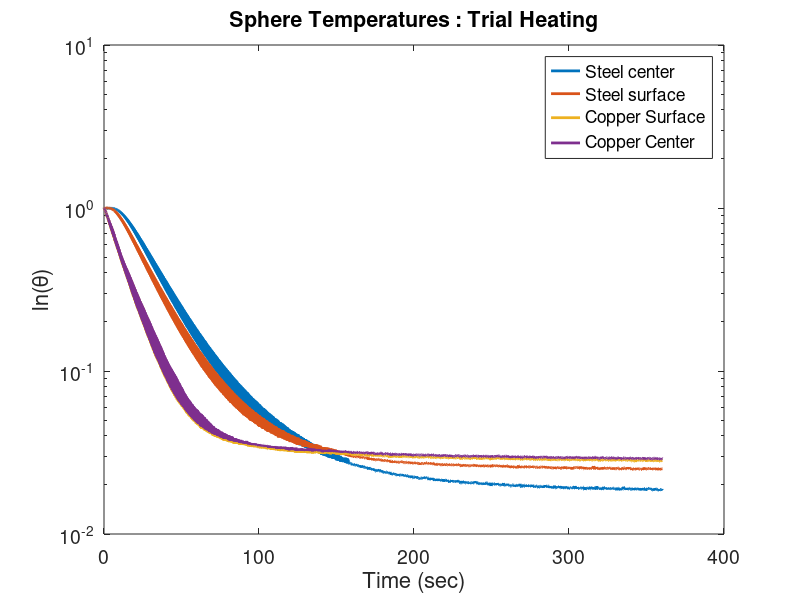
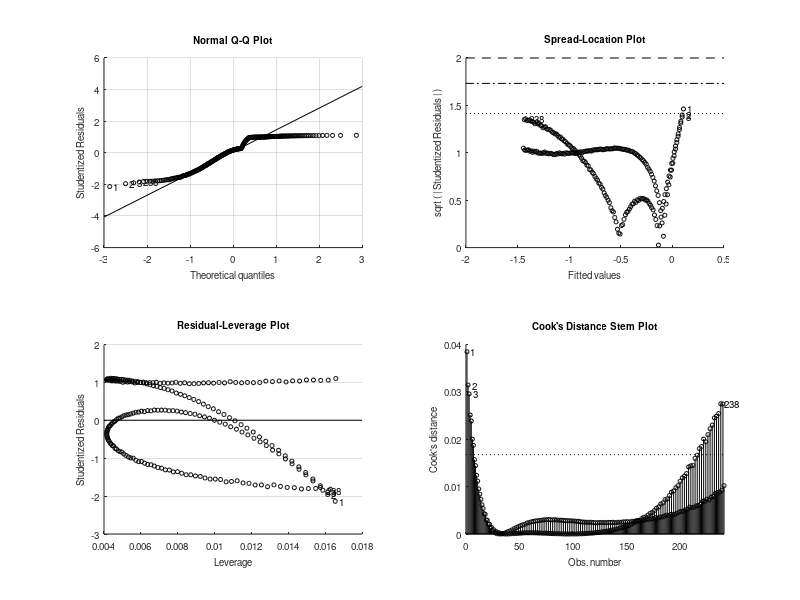

Recreate these plots in MATLAB, in order. (Note: this script raises an error after producing the figures.)
function Heat_Conduction_Lab()
close all
clear all
clc

load('Sphere_Data2.mat')

%%%  --->  Data Analysis For all Four Trials  <---  %%%
[t_heating,order_h] = sort([sphere_data(1).time;sphere_data(3).time]);
[t_cooling,order_c] = sort([sphere_data(2).time;sphere_data(4).time]);

T_heating = [sphere_data(1).ss_cent,sphere_data(1).ss_surf,sphere_data(1).cu_surf,sphere_data(1).cu_cent;
             sphere_data(3).ss_cent,sphere_data(3).ss_surf,sphere_data(3).cu_surf,sphere_data(3).cu_cent];
         
T_cooling = [sphere_data(2).ss_cent,sphere_data(2).ss_surf,sphere_data(2).cu_surf,sphere_data(2).cu_cent;
             sphere_data(4).ss_cent,sphere_data(4).ss_surf,sphere_data(4).cu_surf,sphere_data(4).cu_cent];
    
T_heating = T_heating(order_h,:);
T_cooling = T_cooling(order_c,:);

plot_data(t_heating,T_heating,'Heating')
plot_data(t_cooling,T_cooling,'Cooling')

end


function plot_data(t,T,trial)
% default plotting style
fs = 16;    % font size
ms = 10;    % marker size
lw = 2;     % line width

% load data from struct
% t = sphere_data(trial).time;    % Time (sec)
% T = [sphere_data(trial).ss_cent,sphere_data(trial).ss_surf,sphere_data(trial).cu_surf,sphere_data(trial).cu_cent];    % Sphere temperatures (C)


%%%  --->  Plot the temperature data  <---  %%%
figure
T_i = mean(T(1,:));%60;

fprintf("Ti = %.2f\n",T_i)

if trial == "Heating"
    T_inf = 60.0;
else
    T_inf = 29.2;
end

fprintf("T_inf = %.2f\n",T_inf)

theta = (T - T_inf)./(T_i - T_inf);
semilogy(t,theta,'linewidth',lw)

legend('Steel center','Steel surface','Copper Surface','Copper Center')
set(gca,'FontSize',fs-2);
xlabel('Time (sec)','Fontsize',fs)
ylabel('ln(\theta)','Fontsize',fs)
plot_title = sprintf('Sphere Temperatures : Trial %s',trial);
title(plot_title)



figure('Name','ln(theta) linear fit')

ln_theta = log(theta);

t_crop = t(40:280);
T1_crop = ln_theta(40:280,1);
T2_crop = ln_theta(40:280,2);
T3_crop = ln_theta(40:280,3);
T4_crop = ln_theta(40:280,4);

lin_T1 = fitlm(t_crop,T1_crop,'linear');
b_T1 = table2array(lin_T1.Coefficients(1,'Estimate'));
m_T1 = table2array(lin_T1.Coefficients(2,'Estimate'));

lin_T2 = fitlm(t_crop,T2_crop,'linear');
b_T2 = table2array(lin_T2.Coefficients(1,'Estimate'));
m_T2 = table2array(lin_T2.Coefficients(2,'Estimate'));

lin_T3 = fitlm(t_crop,T3_crop,'linear');
b_T3 = table2array(lin_T3.Coefficients(1,'Estimate'));
m_T3 = table2array(lin_T3.Coefficients(2,'Estimate'));

lin_T4 = fitlm(t_crop,T4_crop,'linear');
b_T4 = table2array(lin_T4.Coefficients(1,'Estimate'));
m_T4 = table2array(lin_T4.Coefficients(2,'Estimate'));

plot(t_crop,T1_crop,'bo',t_crop,T2_crop,'bs',t_crop,T3_crop,'rs',t_crop,T4_crop,'ro','MarkerSize',8,'LineWidth',1.7)
hold on
plot(t_crop,t_crop.*m_T1+b_T1,'k',t_crop,t_crop.*m_T2+b_T2,'k',t_crop,t_crop.*m_T3+b_T3,'k',t_crop,t_crop.*m_T4+b_T4,'k')

eq_T1 = sprintf('\\theta = %.4ft+%.4f',m_T1,b_T1);
eq_T2 = sprintf('\\theta = %.4ft+%.4f',m_T2,b_T2);
eq_T3 = sprintf('\\theta = %.4ft+%.4f',m_T3,b_T3);
eq_T4 = sprintf('\\theta = %.4ft+%.4f',m_T4,b_T4);

legend('Steel center','Steel surface','Copper Surface','Copper Center',eq_T1,eq_T2,eq_T3,eq_T4)
set(gca,'FontSize',fs-2);
xlabel('Time (sec)','Fontsize',fs)
ylabel('ln(\theta)','Fontsize',fs)
plot_title = sprintf('ln(\\theta) : Trial %s',trial);
title(plot_title)



%%%  --->  Fit the copper sphere cooling curves  <---  %%%
figure
%     T_inf = 29.2;
%     T_i = 60.3;
r = 0.023875;   % radius (m)
V = (4/3)*pi*r^3;
As = 4*pi*r^2;
h = 2400; %initial value
rho = 8933; % kg/m^3
cp = 385;   % J/kgK
k = 401; % W/m*k

% Calculations
Bi = h*r/k;
fprintf('The Bi for copper, trial %s: %f\n',trial,Bi)
tau = rho*cp*V/(h*As);  % timne constant (sec)
T_copper = T_inf + (T_i-T_inf)*exp(-t/tau);

% Plot data
plot(t(1:10:end),T(1:10:end,3),'ro','linewidth',lw,'markersize',ms)
hold on
plot(t(1:10:end),T_copper(1:10:end),'linewidth',lw)
hold on

% Plot parameters
cu_title = sprintf('Copper sphere cooling : Trial %s',trial);
title(cu_title,'Fontsize',fs)
xlabel('Time (sec)','Fontsize',fs)
ylabel('Temperature (\circC)','Fontsize',fs)
legend('Center temperature','Lumped, h = 2400 W/m^2K')
set(gca,'FontSize',fs-2);


%h = determine_h(sphere_data(trial).cu_surf,T_i,T_inf,rho,V,As,cp,trial);

%log_dimensionless_temp(t,sphere_data(trial).cu_surf,sphere_data(trial).cu_cent,T_i,T_inf,trial,'Cu')

%lin_fit_logs(t,sphere_data(trial).cu_surf,sphere_data(trial).cu_cent,trial,'SS')

%determine_Bi(t,sphere_data(trial).cu_surf,T_i,T_inf,r,rho,cp,k,trial,'Cu')


%%%  --->  Steel sphere cooling curves  <---  %%%
figure
plot(t(1:10:end),T(1:10:end,1),'ro','linewidth',lw,'markersize',ms)    % plot the center data
hold on
plot(t(1:10:end),T(1:10:end,2),'bs','linewidth',lw,'markersize',ms)    % plot the edge data

h = 1550;   % adjustable guess for h --> 1250 initial value
rho = 8238; % kg/m^3
cp = 468;   % J/kgK
k = 13.4;   % W/mK
alpha = k./(rho*cp);
Bi = h*r/k;
r = 0.023875;   % radius (m)
V = (4/3)*pi*r^3;
As = 4*pi*r^2;
tau = rho*cp*V/(h*As);  % lumped time constant

% Bi number for steel
fprintf("Bi number for SS, trial %s: %f\n",trial,Bi)

% Find the first 15 series terms
clear lambda lambda_new
lambda = linspace(0,50,1000000);
% plot(lambda/pi,cot(lambda))
% hold on
% plot(lambda/pi,(1-Bi)./lambda)
% break

tol = 1e-4;
lambda = lambda(abs(cot(lambda) - (1-Bi)./lambda) < tol);  % find intersections
j = 1;  % index for temporary lambda vector
for i = 1:length(lambda) - 1    % remove duplicates
    if abs(lambda(i)-lambda(i+1)) > tol
        lambda_new(j) = lambda(i);
        j = j+1;
    end
end

lambda = lambda_new;
disp("Lambda:")
disp(lambda)
% length(lambda);      % check that there are 15 values
% plot(lambda,cot(lambda),'rs','linewidth',lw,'markersize',ms)
% ylim([-5 5])
% break


A = 2*(sin(lambda) - lambda.*cos(lambda))./(lambda - sin(lambda).*cos(lambda));
f = sin(0.9*lambda)./(0.9*lambda);    % position function f at the surface r = ro
Fo = alpha*t./r.^2;
T_center_model = ones(size(t)); % pre-allocate
T_surface_model = ones(size(t));

for i = 1:length(t)
    T_center_model(i) = T_inf+(T_i-T_inf)*sum(A.*exp(-lambda.^2*Fo(i)));
    T_surface_model(i) = T_inf+(T_i-T_inf)*sum(A.*exp(-lambda.^2*Fo(i)).*f);
end

% Plot series values
plot(t,T_center_model,'g','linewidth',lw)   % plot the model
hold on
plot(t,T_surface_model,'g','linewidth',lw)   % plot the model
hold on

% Plot lumped capacitance
T_steel = T_inf + (T_i-T_inf)*exp(-t/tau); % lumped
plot(t(1:10:end),T_steel(1:10:end),'b')

% figure properties
xlim([0 max(t)])
ss_title = sprintf('Steel sphere cooling : Trial %s',trial);
title(ss_title,'Fontsize',fs)
xlabel('Time (sec)','Fontsize',fs)
ylabel('Temperature (\circC)','Fontsize',fs)
legend('Center data','Surface data','Center Model','Surface Model','Lumped Capacitence')
set(gca,'FontSize',fs-2);


%log_dimensionless_temp(t,sphere_data(trial).ss_surf,sphere_data(trial).ss_cent,T_i,T_inf,trial,'SS')

%lin_fit_logs(t,sphere_data(trial).ss_surf,sphere_data(trial).ss_cent,trial,'SS')
end

function log_dimensionless_temp(t,T1,T2,T_i,T_inf,trial,material)
T1 = log((T1-T_inf) ./ (T_i-T_inf));
T2 = log((T2-T_inf) ./ (T_i-T_inf));

figure('Name','Dimensionless Temp')
plot(t(1:10:end),T1(1:10:end),'ro',t(1:10:end),T2(1:10:end),'bo')%,t,T_i,t,T_inf)
hold on

t_crop = t(40:200);
T1_crop = T1(40:200);
T2_crop = T2(40:200);

% linear fits
lin_br = fitlm(t_crop,T1_crop,'linear');
b_T1 = table2array(lin_br.Coefficients(1,'Estimate'));
m_T1 = table2array(lin_br.Coefficients(2,'Estimate'));

lin_br = fitlm(t_crop,T2_crop,'linear');
b_T2 = table2array(lin_br.Coefficients(1,'Estimate'));
m_T2 = table2array(lin_br.Coefficients(2,'Estimate'));

% plot(t_crop,T1_crop,'bo',t_crop,T2_crop,'go')
% hold on
if material == "SS"
    t_plot = [t_crop-20:t_crop+100];
else
    t_plot = [t_crop-20:t_crop+50];
end
plot(t_plot,t_plot*m_T1+b_T1,'k',t_plot,t_plot*m_T2+b_T2,'k')

plot_title = sprintf('Log of Dimensionless Temp: %s : Trial %d',material,trial);
title(plot_title)
xlabel('Time (s)','FontSize',16)
ylabel('Temperature (\circC)','FontSize',16)
legend('Surface','Center')
end


function lin_fit_logs(t,T1,T2,trial,material)
t = t(20:40);
T1 = T1(20:40);
T2 = T2(20:40);

% linear fit for brass
lin_br = fitlm(t,T1,'linear');
b_T1 = table2array(lin_br.Coefficients(1,'Estimate'));
m_T1 = table2array(lin_br.Coefficients(2,'Estimate'));

lin_br = fitlm(t,T2,'linear');
b_T2 = table2array(lin_br.Coefficients(1,'Estimate'));
m_T2 = table2array(lin_br.Coefficients(2,'Estimate'));

figure
plot_title = sprintf("Linear fir for %s, trial %d",material,trial);

plot(t,T1,'bo',t,T2,'go')
hold on
plot(t,t*m_T1+b_T1,'k',t,t*m_T2+b_T2,'k')

title(plot_title,'Fontsize',16)
xlabel('Time (s)','linewidth',2)
ylabel('ln(\theta)','linewidth',2)

end


function h = determine_h(T_sur,T_i,T_inf,rho,V,A_s,C,trial)

q = (rho*V*C.*(T_i-T_inf));

rhs = A_s.*(T_sur(1:20)-T_inf);

h = rhs\q;

fprintf('H for trial %d: %.2f\n',trial,h)

end


function determine_Bi(t,T_sur,T_i,T_inf,r,rho,C,k,trial,material)

theta = (T_sur-T_inf) ./ (T_i-T_inf);
Bi = log(theta) .* ((-(r^2)*rho*C) ./ (t*k));

Bi = mean(Bi);
fprintf('The Bi number for %s, trial %d: %.3f\n',material,trial,Bi)

end
